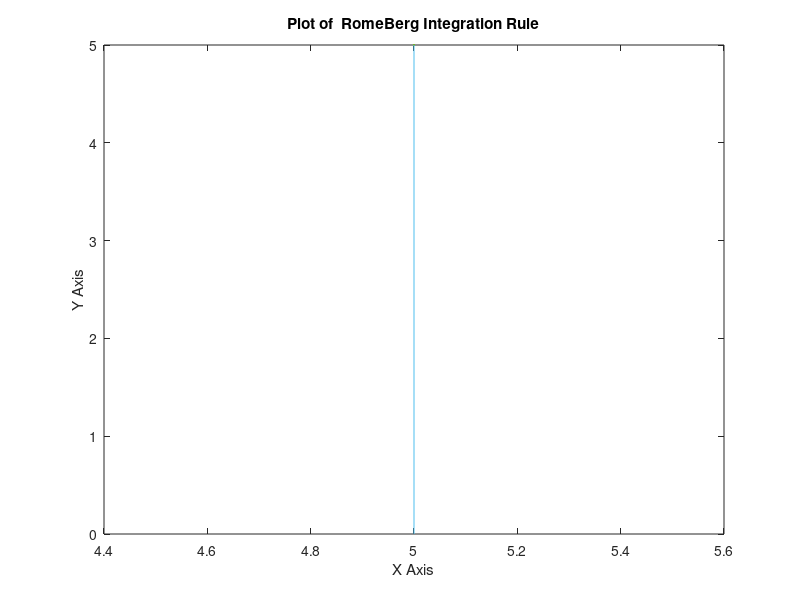

Write the MATLAB code that produced this figure. (Note: this script raises an error after producing the figure.)
 % Romberg integration algorithm
clc
clear
close all
%===========input section==================
 g = input('Enter the function: ','s');
 f = inline(g);
 a = input('Enter lower limit, a:  ');
 b = input('Enter upper limit, b:  ');
 n=input('Enter number of intervals = ');
  
 h = b-a;
 r = zeros(2,n+1);
 r(1,1) = (f(a)+f(b))/2*h;
 fprintf('\nRomberg integration table:\n');
 fprintf('\n %11.8f\n\n', r(1,1));
 
%==============loop=================
 for i = 2:n
    sum = 0;
    for k = 1:2^(i-2)
       sum = sum+f(a+(k-0.5)*h);
    end
    r(2,1) = (r(1,1)+h*sum)/2;
   
    for j = 2:i
       I = 2^(2*(j-1));
       r(2,j) = r(2,j-1)+(r(2,j-1)-r(1,j-1))/(I-1);
    end

    for k = 1:i
       fprintf(' %11.8f',r(2,k));
    end
  
    fprintf('\n\n');
    h = h/2;
    for j = 1:i
       r(1,j) = r(2,j);
    end
 end 
 %==============graph================
 x = linspace(a,b,2^n+1);
 y=f(x);
 plot(x,y)
  title('Plot of  RomeBerg Integration Rule');
 xlabel('X Axis') ;
 ylabel('Y Axis') ;
 hold on
 for i=1:2^n
     plot([x(i),x(i)],[0,y(i)]);
 end
